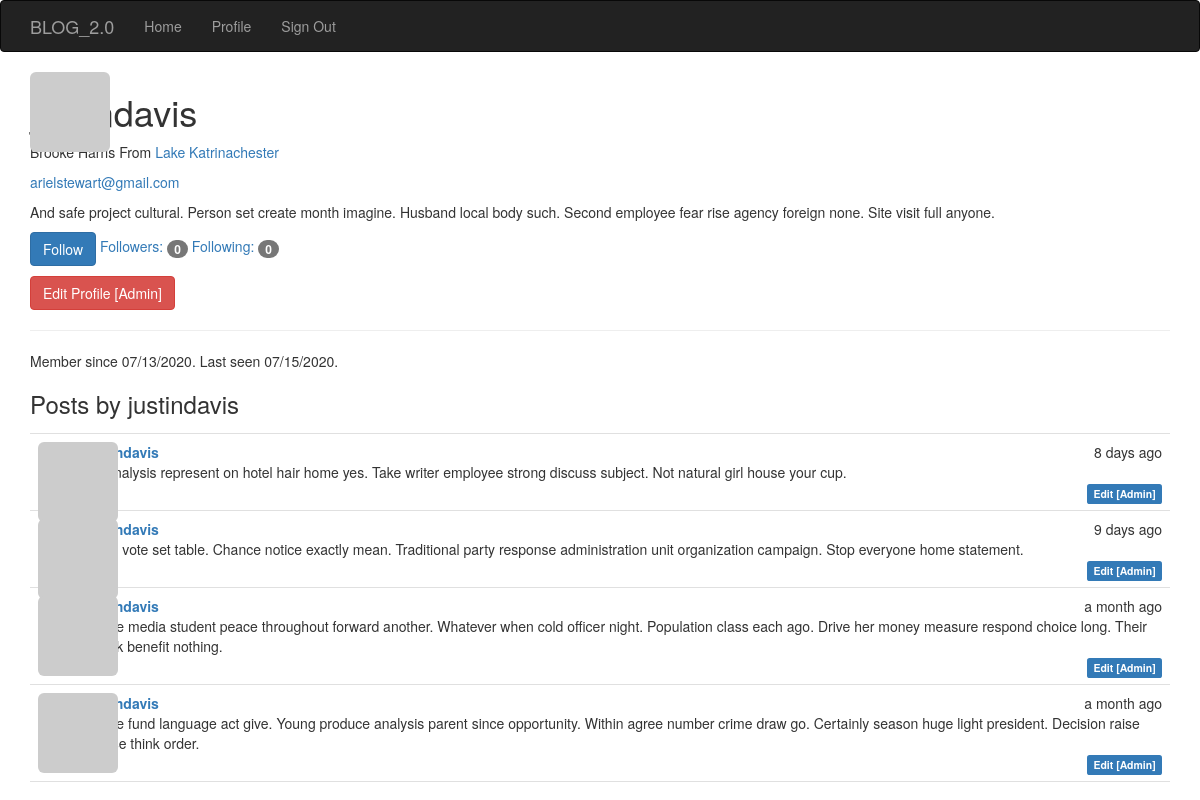
/user/justindavis (signed in), run on the app's committed database.
### app/models.py (models this page shows, shortened)
class User(UserMixin, db.Model):
    __tablename__ = 'users'
    id = db.Column(db.Integer, primary_key=True)
    email = db.Column(db.String(64), unique=True, index=True)
    username = db.Column(db.String(64), unique=True, index=True)
    name = db.Column(db.String(64))
    location = db.Column(db.String(64))
    about_me = db.Column(db.Text())
    member_since = db.Column(db.DateTime(), default=datetime.utcnow)
    last_seen = db.Column(db.DateTime(), default=datetime.utcnow)
    password_hash = db.Column(db.String(128))
    avatar_hash = db.Column(db.String(32))
    role_id = db.Column(db.Integer, db.ForeignKey('roles.id'))
    confirmed = db.Column(db.Boolean, default=False)
    posts = db.relationship('Post', backref='author', lazy='dynamic')
    followed = db.relationship('Follow', foreign_keys=[Follow.follower_id], backref=db.backref('follower', lazy='joined'), lazy='dynamic', cascade='all, delete-orphan')
    followers = db.relationship('Follow', foreign_keys=[Follow.followed_id], backref=db.backref('followed', lazy='joined'), lazy='dynamic', cascade='all, delete-orphan')
    def can(self, perm):
        return self.role is not None and self.role.has_permission(perm)
    def is_administrator(self):
        return self.can(Permission.ADMIN)
    def ping(self):
        self.last_seen = datetime.utcnow()
        db.session.add(self)
        db.session.commit()
    @property
    def password(self):
        '''
        Password property to prevent reading passwords directly
        '''
        raise AttributeError('Password is not a readable attribute')
    def gravatar(self, size=100, default='identicon', rating='g'):
        if request.is_secure:
            url = 'https://secure.gravatar.com/avatar'
        else:
            url = 'http://www.gravatar.com/avatar'
            hash = self.avatar_hash or self.gravatar_hash()
        return '{url}/{hash}?s={size}&d={default}&r={rating}'.format(
            url=url, hash=hash, size=size, default=default, rating=rating)
    def is_following(self, user):
        if user.id is None:
            return False
        return self.followed.filter_by(followed_id=user.id).first() is not None

class Post(db.Model):
    __tablename__='posts'
    id = db.Column(db.Integer, primary_key=True)
    body = db.Column(db.Text)
    timestamp = db.Column(db.DateTime, index=True, default=datetime.utcnow)
    author_id = db.Column(db.Integer, db.ForeignKey('users.id'))
    body_html = db.Column(db.Text)

### app/main/views.py (the view)
@main.route('/user/<username>')
def user(username):
    user = User.query.filter_by(username=username).first_or_404()
    posts = user.posts.order_by(Post.timestamp.desc()).all()
    return render_template('user.html', user=user, posts=posts)

### app/auth/views.py (called while the page is built)
@auth.before_app_request
def before_request():
    if current_user.is_authenticated:
        current_user.ping()
        if not current_user.confirmed \
                and request.endpoint \
                and request.blueprint != 'auth' \
                and request.endpoint != 'static':
            return redirect(url_for('auth.unconfirmed'))

### app/main/__init__.py (called while the page is built)
@main.app_context_processor
def inject_permission():
    return dict(Permission=Permission)

### app/models.py (called while the page is built)
@login_manager.user_loader
def load_user(user_id):
    return User.query.get(int(user_id))

    def has_permission(self, perm):
        return self.permissions & perm == perm

### app/templates/user.html (shortened to what this page needs)
{% extends 'base.html' %}
{% import "bootstrap/wtf.html" as wtf %}
{% block head %}
  {{ super() }}
{% endblock %}
{% block page_content %}
<img class="img-rounded profile-thumbnail" src="{{ user.gravatar(size=256) }}">
<div class='page_header'>
  <h1>{{ user.username }} </h1>
  {% if user.name or user.location %}
  <p>
    {% if user.location %}
      From <a href="http://maps.google.com/?q={{ user.location }}">
        {{ user.location }}
        </a>
      {% endif %}
  </p>
  {% endif %}
  {% if current_user.is_administrator() %}
  <p><a href="mailto: {{ user.email }}">{{ user.email }}</a></p>
  {% endif %}
  {% if user.about_me %}<p>{{ user.about_me }}</p> {% endif %}
  <p>
    {% if current_user.can(Permission.FOLLOW) and user != current_user %}
      {% if not current_user.is_following(user) %}
      <a href="{{ url_for('.follow', username=user.username) }}" class="btn btn-primary">Follow</a>
        {% else %}
      <a href="{{ url_for('.unfollow', username=user.username) }}" class="btn btn-default">Unfollow</a>
      {% endif %}
    {% endif %}
    <a href="{{ url_for('.followers', username=user.username) }}"> Followers: <span class="badge">{{ user.followers.count() }}</span></a>
    <a href="{{ url_for('.followed_by', username=user.username) }}">Following: <span class="badge">{{ user.followed.count() }}</span></a>
  </p>
  {% if current_user.is_administrator() %}
    <a class="btn btn-danger" href="{{ url_for('.edit_profile_admin', id=user.id) }}">Edit Profile [Admin]</a>
  {% endif %}
  <hr>
  <p>
    Member since {{ moment(user.member_since).format('L') }}.
    Last seen {{ moment(user.last_seen).format('L') }}.
  </p>
</div>
<h3>Posts by {{ user.username }}</h3>
{% include '_posts.html' %}
{% endblock %}

### app/templates/_posts.html
<ul class="posts">
  {% for post in posts %}
  <li class="post">
    <div class="profile-thumbnail">
      <a href="{{ url_for('.user', username=post.author.username) }}">
        <img class="img-rounded profile-thumbnail" src="{{ post.author.gravatar(size=40) }}">
      </a>
    </div>
    <div class="post-content">
      <div class="post-date">{{ moment(post.timestamp).fromNow() }}</div>
      <div class="post-author">
        <a href="{{ url_for('.user', username=post.author.username) }}">{{ post.author.username }}</a>
      </div>
      <div class="post-body">
        {% if post.body_html %}
          {{ post.body_html | safe }}
        {% else %}
          {{ post.body }}
        {% endif %}
      </div>
      <div class="post-footer">
        <a href="{{ url_for('.post', id=post.id) }}">
          <span class="label label default">Permalink</span>
        </a>
        {% if current_user == post.author %}
        <a href="{{ url_for('.edit', id=post.id) }}">
          <span class="label label-primary">Edit</span>
        </a>
        {% elif current_user.is_administrator() %}
        <a href="{{ url_for('.edit', id=post.id) }}">
          <span class="label label-primary">Edit [Admin]</span>
        </a>
        {% endif %}
      </div>
    </div>
  </li>
  {% endfor %}
</ul>

### app/static/styles.css (style rules this page uses)
.profile-thumbnail { position: absolute; }
ul.posts { list-style-type: none; padding: 0px; margin: 16px 0px 0px 0px; border-top: 1px solid #e0e0e0; }
ul.posts li.post { padding: 8px; border-bottom: 1px solid #e0e0e0; }
div.post-date { float: right; }
div.post-author { font-weight: bold; }
div.post-content { margin-left: 48px; min-height: 48px; }
div.post-footer { text-align: right; }

### data on the page
User: username "justindavis", location "Lake Katrinachester", email "arielstewart@gmail.com", about_me "And safe project cultural. Person set create month imagine. Husband local body such. Second employee fear rise agency foreign none. Site visit full anyone.", member_since "07/13/2020", last_seen "07/15/2020"
Post: timestamp "8 days ago", author.username "justindavis", body "As analysis represent on hotel hair home yes. Take writer employee strong discuss subject. Not natural girl house your cup."
Post: timestamp "9 days ago", author.username "justindavis", body "Race vote set table. Chance notice exactly mean. Traditional party response administration unit organization campaign. Stop everyone home statement."
Post: timestamp "a month ago", author.username "justindavis", body "Game media student peace throughout forward another. Whatever when cold officer night. Population class each ago. Drive her money measure respond choice long. Their speak benefit nothing."
Post: timestamp "a month ago", author.username "justindavis", body "Game fund language act give. Young produce analysis parent since opportunity. Within agree number crime draw go. Certainly season huge light president. Decision raise whose think order."

### other printed values
{{ user.followers.count() }} "0"
{{ user.followed.count() }} "0"
